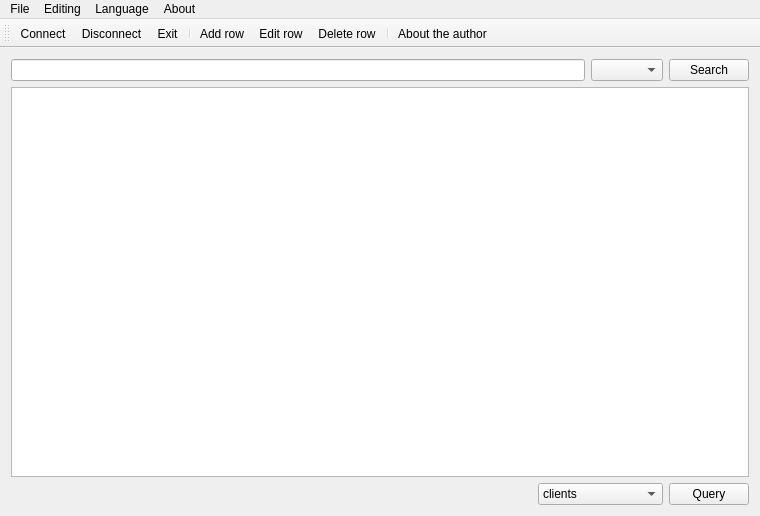
<?xml version="1.0" encoding="UTF-8"?>
<ui version="4.0">
 <class>MainWindow</class>
 <widget class="QMainWindow" name="MainWindow">
  <property name="geometry">
   <rect>
    <x>0</x>
    <y>0</y>
    <width>760</width>
    <height>516</height>
   </rect>
  </property>
  <property name="windowTitle">
   <string>MainWindow</string>
  </property>
  <widget class="QWidget" name="centralWidget">
   <layout class="QGridLayout" name="gridLayout">
    <item row="0" column="0">
     <layout class="QHBoxLayout" name="horizontalLayout_2">
      <item>
       <widget class="QLineEdit" name="lineEditSearch"/>
      </item>
      <item>
       <widget class="QComboBox" name="comboBoxSearch"/>
      </item>
      <item>
       <widget class="QPushButton" name="pushButtonSearch">
        <property name="text">
         <string>Search</string>
        </property>
       </widget>
      </item>
     </layout>
    </item>
    <item row="1" column="0">
     <widget class="QTableView" name="tableView">
      <property name="dragEnabled">
       <bool>true</bool>
      </property>
      <property name="dragDropOverwriteMode">
       <bool>false</bool>
      </property>
      <property name="dragDropMode">
       <enum>QAbstractItemView::DragDrop</enum>
      </property>
     </widget>
    </item>
    <item row="2" column="0">
     <layout class="QHBoxLayout" name="horizontalLayout">
      <item>
       <spacer name="horizontalSpacer">
        <property name="orientation">
         <enum>Qt::Horizontal</enum>
        </property>
        <property name="sizeHint" stdset="0">
         <size>
          <width>40</width>
          <height>20</height>
         </size>
        </property>
       </spacer>
      </item>
      <item>
       <widget class="QComboBox" name="comboBox">
        <item>
         <property name="text">
          <string>clients</string>
         </property>
        </item>
        <item>
         <property name="text">
          <string>clientsrequests</string>
         </property>
        </item>
        <item>
         <property name="text">
          <string>deals</string>
         </property>
        </item>
        <item>
         <property name="text">
          <string>employees</string>
         </property>
        </item>
        <item>
         <property name="text">
          <string>immovables</string>
         </property>
        </item>
        <item>
         <property name="text">
          <string>immovablestypes</string>
         </property>
        </item>
        <item>
         <property name="text">
          <string>owners</string>
         </property>
        </item>
        <item>
         <property name="text">
          <string>ownersrequests</string>
         </property>
        </item>
       </widget>
      </item>
      <item>
       <widget class="QPushButton" name="buttonQuery">
        <property name="text">
         <string>Query</string>
        </property>
       </widget>
      </item>
     </layout>
    </item>
   </layout>
  </widget>
  <widget class="QMenuBar" name="menuBar">
   <property name="geometry">
    <rect>
     <x>0</x>
     <y>0</y>
     <width>760</width>
     <height>26</height>
    </rect>
   </property>
   <widget class="QMenu" name="menuFile">
    <property name="title">
     <string>File</string>
    </property>
    <addaction name="actionConnect"/>
    <addaction name="actionDisconnect"/>
    <addaction name="actionExit"/>
   </widget>
   <widget class="QMenu" name="menuEditing">
    <property name="title">
     <string>Editing</string>
    </property>
    <addaction name="actionAdd_row"/>
    <addaction name="actionEdit_row"/>
    <addaction name="actionDelete_row"/>
   </widget>
   <widget class="QMenu" name="menuLanguage">
    <property name="title">
     <string>Language</string>
    </property>
   </widget>
   <widget class="QMenu" name="menuAbout">
    <property name="title">
     <string>About</string>
    </property>
    <addaction name="actionAbout_the_author"/>
   </widget>
   <addaction name="menuFile"/>
   <addaction name="menuEditing"/>
   <addaction name="menuLanguage"/>
   <addaction name="menuAbout"/>
  </widget>
  <widget class="QToolBar" name="mainToolBar">
   <attribute name="toolBarArea">
    <enum>TopToolBarArea</enum>
   </attribute>
   <attribute name="toolBarBreak">
    <bool>false</bool>
   </attribute>
   <addaction name="actionConnect"/>
   <addaction name="actionDisconnect"/>
   <addaction name="actionExit"/>
   <addaction name="separator"/>
   <addaction name="actionAdd_row"/>
   <addaction name="actionEdit_row"/>
   <addaction name="actionDelete_row"/>
   <addaction name="separator"/>
   <addaction name="actionAbout_the_author"/>
  </widget>
  <action name="actionConnect">
   <property name="icon">
    <iconset resource="icon.qrc">
     <normaloff>:/pico/icon/connect.png</normaloff>:/pico/icon/connect.png</iconset>
   </property>
   <property name="text">
    <string>Connect</string>
   </property>
  </action>
  <action name="actionDisconnect">
   <property name="icon">
    <iconset resource="icon.qrc">
     <normaloff>:/pico/icon/close.png</normaloff>:/pico/icon/close.png</iconset>
   </property>
   <property name="text">
    <string>Disconnect</string>
   </property>
  </action>
  <action name="actionExit">
   <property name="icon">
    <iconset resource="icon.qrc">
     <normaloff>:/pico/icon/exit.png</normaloff>:/pico/icon/exit.png</iconset>
   </property>
   <property name="text">
    <string>Exit</string>
   </property>
  </action>
  <action name="actionEdit_row">
   <property name="icon">
    <iconset resource="icon.qrc">
     <normaloff>:/pico/icon/edit.png</normaloff>:/pico/icon/edit.png</iconset>
   </property>
   <property name="text">
    <string>Edit row</string>
   </property>
  </action>
  <action name="actionAdd_row">
   <property name="icon">
    <iconset resource="icon.qrc">
     <normaloff>:/pico/icon/addNew.png</normaloff>:/pico/icon/addNew.png</iconset>
   </property>
   <property name="text">
    <string>Add row</string>
   </property>
  </action>
  <action name="actionDelete_row">
   <property name="icon">
    <iconset resource="icon.qrc">
     <normaloff>:/pico/icon/delete.png</normaloff>:/pico/icon/delete.png</iconset>
   </property>
   <property name="text">
    <string>Delete row</string>
   </property>
  </action>
  <action name="actionAbout_the_author">
   <property name="icon">
    <iconset resource="icon.qrc">
     <normaloff>:/pico/icon/about.png</normaloff>:/pico/icon/about.png</iconset>
   </property>
   <property name="text">
    <string>About the author</string>
   </property>
  </action>
  <action name="actionCreate">
   <property name="text">
    <string>Create</string>
   </property>
  </action>
  <action name="actionRussian">
   <property name="text">
    <string>Russian</string>
   </property>
  </action>
  <action name="actionEnglish">
   <property name="text">
    <string>English</string>
   </property>
  </action>
  <action name="actionGermany">
   <property name="text">
    <string>Germany</string>
   </property>
  </action>
 </widget>
 <layoutdefault spacing="6" margin="11"/>
 <resources>
  <include location="icon.qrc"/>
 </resources>
 <connections>
  <connection>
   <sender>actionExit</sender>
   <signal>triggered()</signal>
   <receiver>MainWindow</receiver>
   <slot>close()</slot>
   <hints>
    <hint type="sourcelabel">
     <x>-1</x>
     <y>-1</y>
    </hint>
    <hint type="destinationlabel">
     <x>374</x>
     <y>253</y>
    </hint>
   </hints>
  </connection>
 </connections>
</ui>
